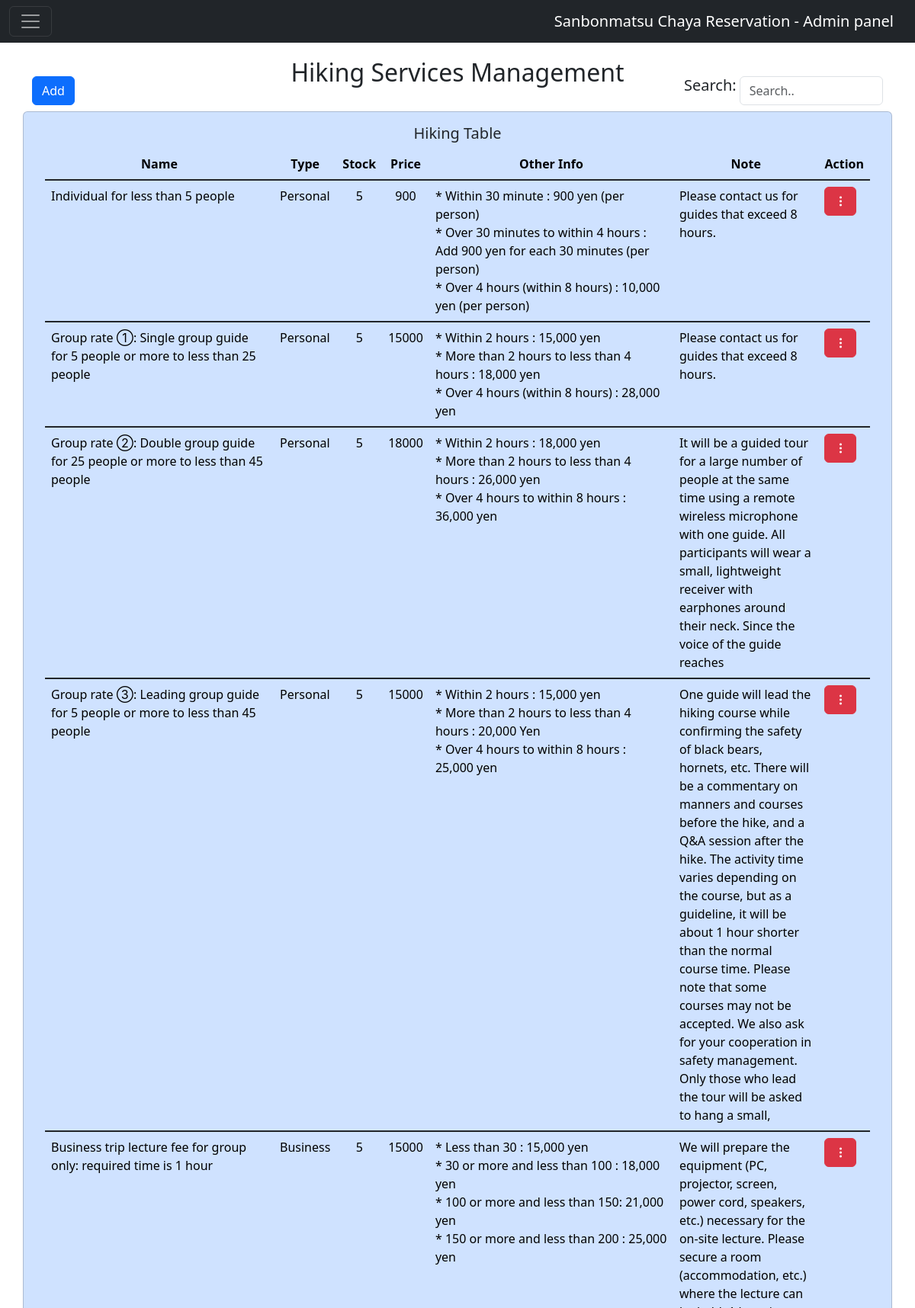
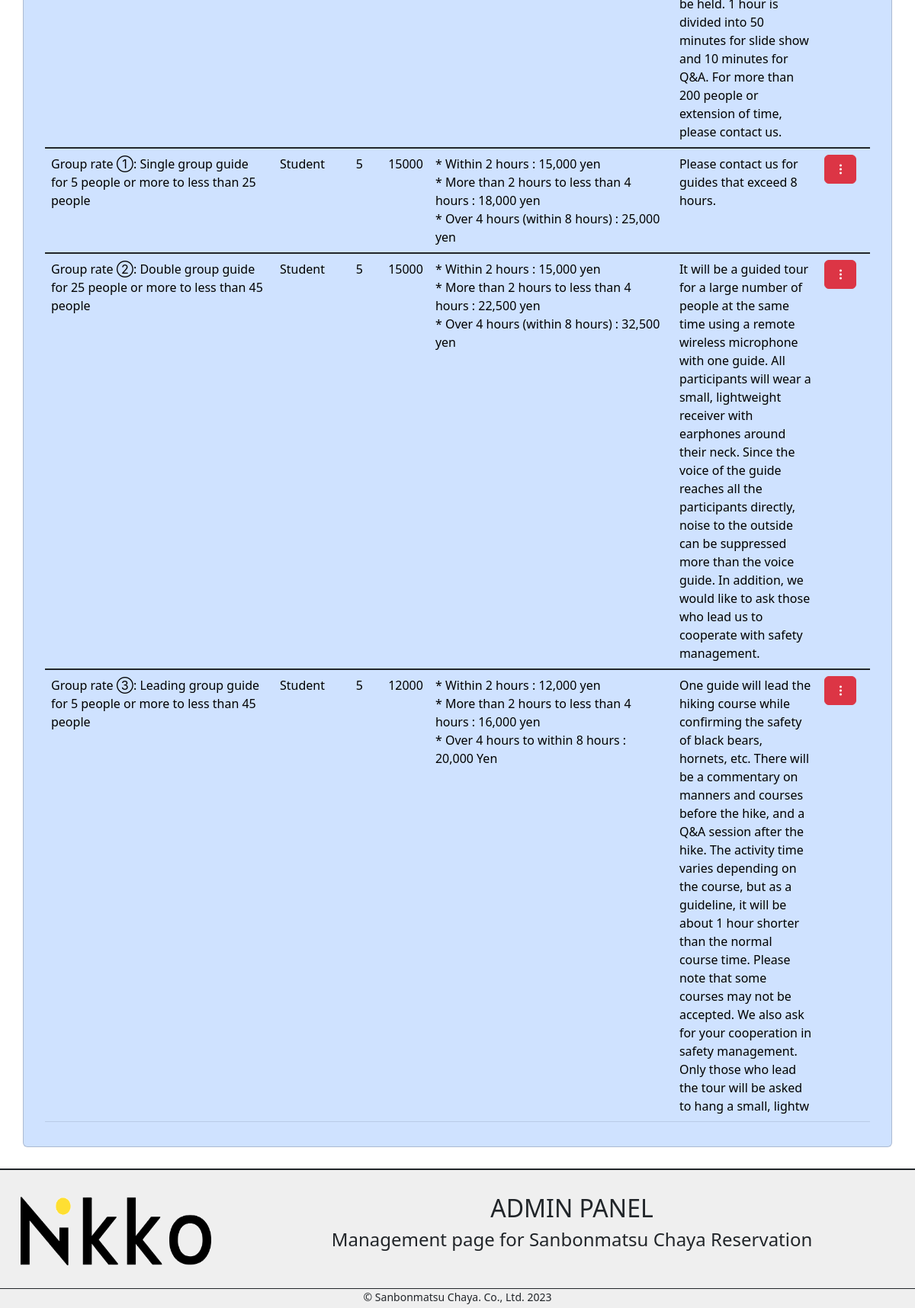
Screenshot of /admin/hiking.php (signed in) with the database file from the repository (2 pictures, top to bottom).
### tables this page shows
CREATE TABLE `item` (
  `item_id` int(11) NOT NULL,
  `item_name` varchar(255) NOT NULL,
  `item_img` varchar(255) DEFAULT 'images/default.jpg',
  `item_stock` int(11) NOT NULL,
  `category` varchar(30) NOT NULL,
  `subcategory` varchar(30) NOT NULL,
  `item_price` float NOT NULL,
  `additional_info` varchar(500) DEFAULT NULL,
  `item_note` varchar(500) NOT NULL
);

### admin/inc/db_config.php (called while the page is built, shortened)
<?php
class getDB
{
        public $tableitem;
        public $con;
    public function __construct(
        $dbname = "sanbonmatsu_reservation",
        $tableitem = "item",
        $tableadmin = "admin_table",
        $tablecart = "item_cart",
        $tablereservation = "reservation",
        $tablemail = "email_details",
        $servername = "localhost",
        $username = "root",
        $password = "",
    )
    {
      $this->tableitem = $tableitem;
        $this->con = mysqli_connect($servername, $username, $password);
        $sql = "CREATE DATABASE IF NOT EXISTS $dbname";
        if(mysqli_query($this->con, $sql)){
            $this->con = mysqli_connect($servername, $username, $password, $dbname);
        }
    }
    public function getHikingTable(){
      $sql = "SELECT * FROM $this->tableitem WHERE category = 'Hiking'";
      $result = mysqli_query($this->con, $sql);
      if(mysqli_num_rows($result) > 0){
        return $result;
      }
    }
} ?>

### admin/inc/admin_component.php (the view, shortened to what this page needs)
<?php
function componentDataHiking($item_name, $subcategory, $item_stock, $item_price, $additional_info, $item_note, $item_id){
    $element = "
    <tbody class=\"table-group-divider\">
    <tr class=\"table-primary\">
        <td>$item_name</td>
        <td>$subcategory</td>
        <td class=\"table-primary text-center\">$item_stock</td>
        <td class=\"table-primary text-center\">$item_price</td>
        <td>$additional_info</td>
        <td>$item_note</td>
        <td>
        <div class=\"btn-group\">
            <button type=\"button\" class=\"btn btn-danger rounded\"
                data-bs-toggle=\"dropdown\" aria-expanded=\"false\">
                <i class=\"bi bi-three-dots-vertical\"></i>
            </button>
            <ul class=\"dropdown-menu\">
                <li><a class=\"dropdown-item\" href=\"edit/edititemhiking.php? updateid='$item_id'\"><i class=\"bi bi-pencil\"></i> Edit</a>
                </li>
                <li><a class=\"dropdown-item\" href=\"remove/removeitemHiking.php? deleteid='$item_id'\"><i class=\"bi bi-trash3\"></i>
                        Remove</a></li>
            </ul>
        </div>
    </td>
    </tr>
</tbody>
    ";
    echo $element;
}
?>

### admin/hiking.php (shortened to what this page needs)
<?php
if (isset($_SESSION['id']) && isset($_SESSION['user_name'])) {
 ?>
<?php include 'inc/admin_component.php'?>
<?php include 'inc/db_config.php';
?>
<?php
 $database = new getDB("sanbonmatsu_reservation", "item");
?>
<!DOCTYPE html>
<html>
<head>
    <link rel="stylesheet" href="https://cdn.jsdelivr.net/npm/bootstrap-icons@1.10.3/font/bootstrap-icons.css">
    <link href="https://cdn.jsdelivr.net/npm/bootstrap@5.3.0-alpha1/dist/css/bootstrap.min.css" rel="stylesheet"
>
    <link href="https://cdn.jsdelivr.net/npm/bootstrap@5.3.0-alpha1/dist/css/bootstrap.min.css" rel="stylesheet"
>
</head>
<body>
    <div class="row">
        <div class="col mb-1">
            <nav class="navbar navbar-dark bg-dark fixed-top">
                <div class="container-fluid">
                    <button class="navbar-toggler" type="button" data-bs-toggle="offcanvas"
                        data-bs-target="#offcanvasNavbar" aria-controls="offcanvasNavbar">
                        <span class="navbar-toggler-icon"></span>
                    </button>
                    <a class="navbar-brand" href="#">Sanbonmatsu Chaya Reservation - Admin panel</a>
                </div>
            </nav>
        </div>
    </div>
    <div class="container mt-5 text-center">
        <div class="row d-flex">
            <div class="col-3 mt-5 d-flex mt-5 mb-1">
                <button type="button" class="btn btn-primary" data-bs-toggle="modal"
                    data-bs-target="#modalAdd">Add</button>
            </div>
            <div class="col-6 mt-4">
                <h2>Hiking Services Management</h2>
            </div>
            <div class="col-3 mt-5 d-flex">
                <h5 style="bottom:4px;">Search:</i></h5>
                <input name="search" type="text" class="form-control ms-1 mb-1" id="search"
                    style="max-height:40px; bottom:5px;" placeholder="Search.." aria-describedby="searchHelp">
            </div>
        </div>
        <div class="row mb-4">
            <div class="card card_data mt-1 mb-1 " style="width:100%; min-height:440px">
                <div class="card-body">
                    <h5 class="card-title">Hiking Table</h5>
                    <table class="table mb-3 text-start">
                        <thead>
                            <tr class="table-primary text-center">
                                <th scope="col" style="width:300px">Name</th>
                                <th scope="col">Type</th>
                                <th scope="col">Stock</th>
                                <th scope="col">Price</th>
                                <th scope="col" style="width:320px">Other Info</th>
                                <th scope="col">Note</th>
                                <th scope="col">Action</th>
                            </tr>
                        </thead>
                        <div id="data"> <?php
                            $result = $database->getHikingTable();
                            while ($row = mysqli_fetch_assoc($result)){
                            componentDataHiking($row['item_name'], $row['subcategory'], $row['item_stock'],$row['item_price'], $row['additional_info'], $row['item_note'], $row['item_id']);
                            }
                            ?></div>
                    </table>
                </div>
            </div>
        </div>
    </div>
    <?php include 'inc/footer.php'?>
</body>
</html>
<?php
}else{
     header("Location: index.php");
     exit();
}
 ?>

### admin/hiking.php (style rules this page uses)
html { overflow-x: hidden; }
.card_data { background-color: #cfe2ff; }

### rows the page displays
item: item_name "Individual for less than 5 people", subcategory "Personal", item_stock "5", item_price "900", additional_info "* Within 30 minute : 900 yen (per person) * Over 30 minutes to within 4 hours : Add 900 yen for each 30 minutes (per person) * Over 4 hours (within 8 hours) : 10,000 yen (per person)", item_note "Please contact us for guides that exceed 8 hours."
item: item_name "Group rate ①: Single group guide for 5 people or more to less than 25 people", subcategory "Personal", item_stock "5", item_price "15000", additional_info "* Within 2 hours : 15,000 yen * More than 2 hours to less than 4 hours : 18,000 yen * Over 4 hours (within 8 hours) : 28,000 yen", item_note "Please contact us for guides that exceed 8 hours."
item: item_name "Group rate ②: Double group guide for 25 people or more to less than 45 people", subcategory "Personal", item_stock "5", item_price "18000", additional_info "* Within 2 hours : 18,000 yen * More than 2 hours to less than 4 hours : 26,000 yen * Over 4 hours to within 8 hours : 36,000 yen", item_note "It will be a guided tour for a large number of people at the same time using a remote wireless microphone with one guide. All participants will wear a small, lightweight receiver with earphones around their neck. Since the voice of the guide reaches"
item: item_name "Group rate ③: Leading group guide for 5 people or more to less than 45 people", subcategory "Personal", item_stock "5", item_price "15000", additional_info "* Within 2 hours : 15,000 yen * More than 2 hours to less than 4 hours : 20,000 Yen * Over 4 hours to within 8 hours : 25,000 yen", item_note "One guide will lead the hiking course while confirming the safety of black bears, hornets, etc. There will be a commentary on manners and courses before the hike, and a Q&A session after the hike. The activity time varies depending on the course, but as a guideline, it will be about 1 hour shorter than the normal course time. Please note that some courses may not be accepted. We also ask for your cooperation in safety management. Only those who lead the tour will be asked to hang a small,"
item: item_name "Business trip lecture fee for group only: required time is 1 hour", subcategory "Business", item_stock "5", item_price "15000", additional_info "* Less than 30 : 15,000 yen * 30 or more and less than 100 : 18,000 yen * 100 or more and less than 150: 21,000 yen * 150 or more and less than 200 : 25,000 yen", item_note "We will prepare the equipment (PC, projector, screen, power cord, speakers, etc.) necessary for the on-site lecture. Please secure a room (accommodation, etc.) where the lecture can be held. 1 hour is divided into 50 minutes for slide show and 10 minutes for Q&A. For more than 200 people or extension of time, please contact us."
item: item_name "Group rate ①: Single group guide for 5 people or more to less than 25 people", subcategory "Student", item_stock "5", item_price "15000", additional_info "* Within 2 hours : 15,000 yen * More than 2 hours to less than 4 hours : 18,000 yen * Over 4 hours (within 8 hours) : 25,000 yen", item_note "Please contact us for guides that exceed 8 hours."
item: item_name "Group rate ②: Double group guide for 25 people or more to less than 45 people", subcategory "Student", item_stock "5", item_price "15000", additional_info "* Within 2 hours : 15,000 yen * More than 2 hours to less than 4 hours : 22,500 yen * Over 4 hours (within 8 hours) : 32,500 yen", item_note "It will be a guided tour for a large number of people at the same time using a remote wireless microphone with one guide. All participants will wear a small, lightweight receiver with earphones around their neck. Since the voice of the guide reaches all the participants directly, noise to the outside can be suppressed more than the voice guide. In addition, we would like to ask those who lead us to cooperate with safety management."
item: item_name "Group rate ③: Leading group guide for 5 people or more to less than 45 people", subcategory "Student", item_stock "5", item_price "12000", additional_info "* Within 2 hours : 12,000 yen * More than 2 hours to less than 4 hours : 16,000 yen * Over 4 hours to within 8 hours : 20,000 Yen", item_note "One guide will lead the hiking course while confirming the safety of black bears, hornets, etc. There will be a commentary on manners and courses before the hike, and a Q&A session after the hike. The activity time varies depending on the course, but as a guideline, it will be about 1 hour shorter than the normal course time. Please note that some courses may not be accepted. We also ask for your cooperation in safety management. Only those who lead the tour will be asked to hang a small, lightw"
